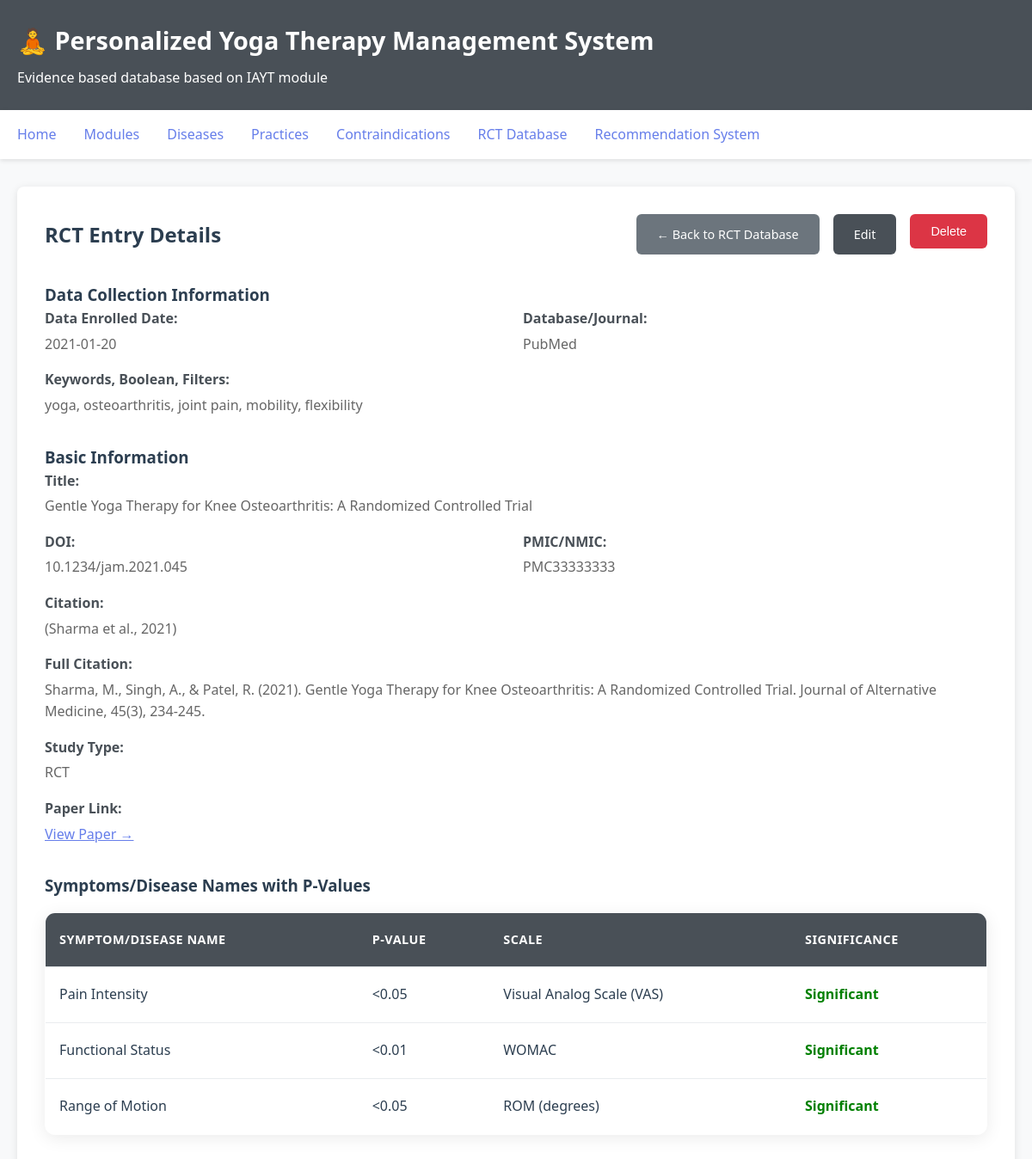
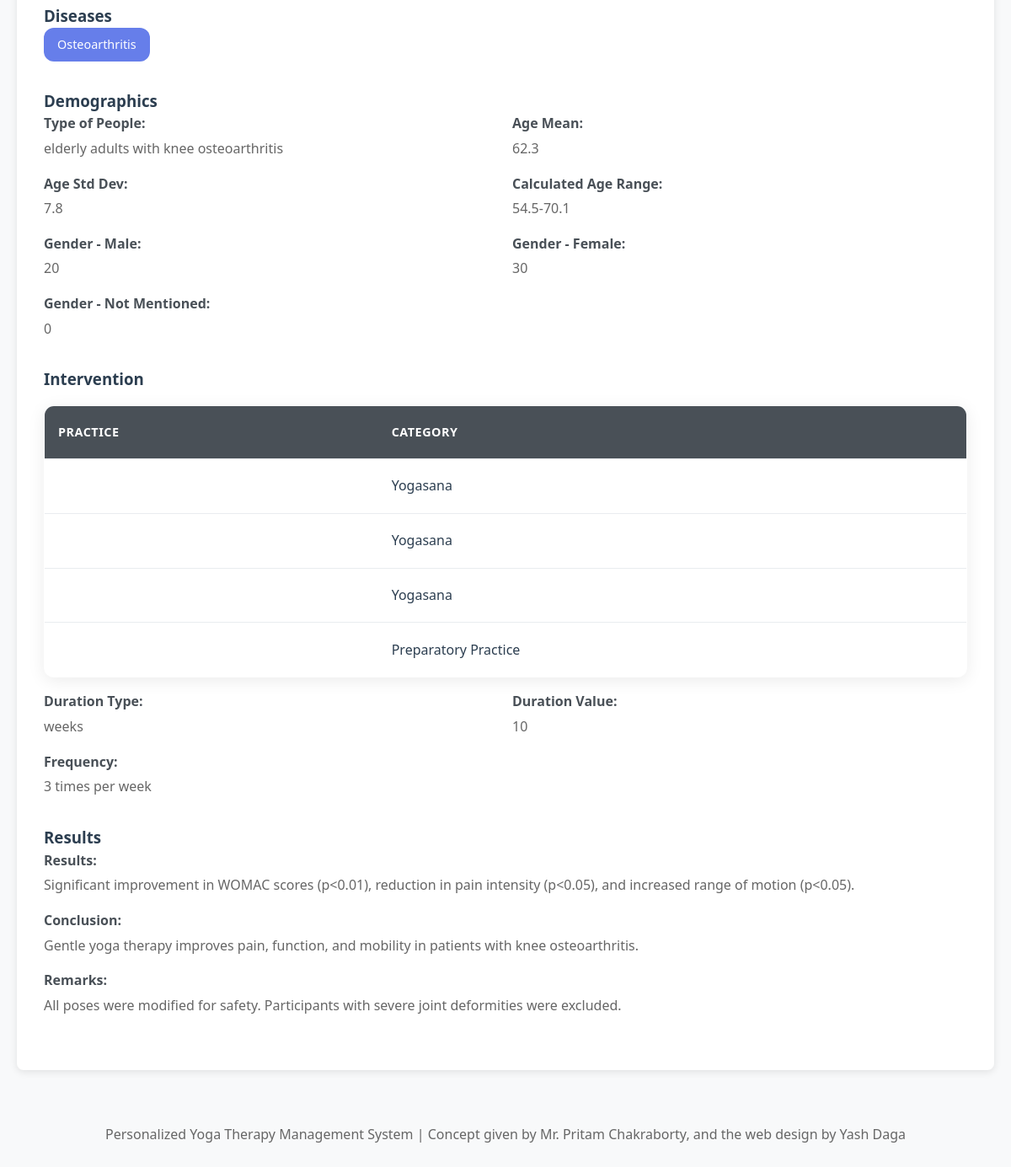
/rct/7, run on the app's committed database (2 pictures, top to bottom).
### database/models.py (models this page shows, shortened)
class RCT(Base):
    __tablename__ = 'rcts'
    id = Column(Integer, primary_key=True)
    data_enrolled_date = Column(String(50))  # Calendar type
    database_journal = Column(String(200))  # PubMed, etc.
    keywords = Column(Text)  # Keywords, boolean, filters used
    doi = Column(String(500))
    pmic_nmic = Column(String(200))  # PMIC/NMIC or extra option if not available
    title = Column(Text)
    parenthetical_citation = Column(Text)  # Citation text (optional)
    citation_full = Column(Text)  # Full citation
    study_type = Column(String(100))  # RCT, Clinical Trial, Others
    participant_type = Column(String(500))  # teacher, army, nurse, elderly, etc.
    age_mean = Column(Float)  # Mean age
    age_std_dev = Column(Float)  # Standard deviation
    age_range_calculated = Column(String(100))  # Calculated from mean and std dev
    gender_male = Column(Integer)  # Count
    gender_female = Column(Integer)  # Count
    gender_not_mentioned = Column(Integer)  # Count
    citation_link = Column(String(1000))  # URL to the paper
    intervention_practices = Column(Text)  # JSON: list of practices with categories
    intervention_category = Column(String(200))  # DEPRECATED: Now in intervention_practices
    number_of_days = Column(Integer)  # DEPRECATED: Now in duration fields below
    duration_type = Column(String(20))  # 'days', 'weeks', 'months'
    duration_value = Column(Integer)  # e.g., 12
    frequency_per_duration = Column(String(200))  # e.g., "3 times per week"
    scales = Column(Text)  # Comma separated, can be multiple (moved here from per-symptom)
    results = Column(Text)
    conclusion = Column(Text)  # A line or so
    remarks = Column(Text)  # Optional: report contraindications or special cases
    symptoms = relationship(
        'RCTSymptom',
        secondary=rct_symptom_association,
        backref='rcts'
    )
    diseases = relationship(
        'Disease',
        secondary=rct_disease_association,
        backref='rcts'
    )
    rct_number = Column(Integer)  # RCT number for this category-disease combo

class RCTSymptom(Base):
    __tablename__ = 'rct_symptoms'
    id = Column(Integer, primary_key=True)
    symptom_name = Column(String(200), nullable=False)
    p_value_operator = Column(String(10))  # <, >, <=, >=, =
    p_value = Column(Float)
    is_significant = Column(Integer)  # 1 if significant (p <= 0.05), 0 if not
    scale = Column(String(200))  # Scale used for this symptom

class Disease(Base):
    __tablename__ = 'diseases'
    id = Column(Integer, primary_key=True)
    name = Column(String(200), unique=True, nullable=False)
    description = Column(Text)
    practices = relationship(
        'Practice',
        secondary=disease_practice_association,
        back_populates='diseases'
    )
    contraindications = relationship(
        'Contraindication',
        secondary=disease_contraindication_association,
        back_populates='diseases'
    )

### web/app.py (the view)
@app.route('/rct/<int:rct_id>')
def view_rct(rct_id):
    session = get_db_session()
    try:
        rct = session.query(RCT).get(rct_id)
        if not rct:
            flash('RCT entry not found', 'error')
            return redirect(url_for('list_rcts'))
        return render_template('view_rct.html', rct=rct)
    finally:
        session.close()

### database/models.py (called while the page is built)
def get_session(db_path='sqlite:///yoga_therapy.db'):
    engine = create_engine(db_path, echo=False)
    Session = sessionmaker(bind=engine)
    return Session()

### web/app.py (called while the page is built)
@app.template_filter('from_json')
def from_json_filter(value):
    if not value:
        return []
    try:
        return json.loads(value)
    except (json.JSONDecodeError, TypeError):
        return []

def get_db_session():
    return get_session(DB_PATH)

### web/templates/view_rct.html (shortened to what this page needs)
{% extends "base.html" %}
{% block content %}
<div style="display: flex; justify-content: space-between; align-items: center; margin-bottom: 2rem;">
    <h2>RCT Entry Details</h2>
    <div style="display: flex; gap: 1rem;">
        <a href="/rcts" class="btn btn-secondary">← Back to RCT Database</a>
        <a href="/rct/{{ rct.id }}/edit" class="btn">Edit</a>
        <form method="POST" action="/rct/{{ rct.id }}/delete" style="display: inline;"
              onsubmit="return confirm('Are you sure you want to delete this RCT entry?')">
            <button type="submit" class="btn" style="background: #dc3545; color: white;">Delete</button>
        </form>
    </div>
</div>
<div class="practice-content">
    <div class="info-card" style="margin-bottom: 2rem;">
        <h3>Data Collection Information</h3>
        <div class="info-grid">
            <div class="info-item">
                <span class="label">Data Enrolled Date:</span>
                <span class="value">{{ rct.data_enrolled_date or 'N/A' }}</span>
            </div>
            <div class="info-item">
                <span class="label">Database/Journal:</span>
                <span class="value">{{ rct.database_journal or 'N/A' }}</span>
            </div>
            <div class="info-item" style="grid-column: 1 / -1;">
                <span class="label">Keywords, Boolean, Filters:</span>
                <span class="value">{{ rct.keywords or 'N/A' }}</span>
            </div>
        </div>
    </div>
    <div class="info-card" style="margin-bottom: 2rem;">
        <h3>Basic Information</h3>
        <div class="info-grid">
            <div class="info-item" style="grid-column: 1 / -1;">
                <span class="label">Title:</span>
                <span class="value">{{ rct.title or 'N/A' }}</span>
            </div>
            <div class="info-item">
                <span class="label">DOI:</span>
                <span class="value">{{ rct.doi or 'N/A' }}</span>
            </div>
            <div class="info-item">
                <span class="label">PMIC/NMIC:</span>
                <span class="value">{{ rct.pmic_nmic or 'N/A' }}</span>
            </div>
            <div class="info-item" style="grid-column: 1 / -1;">
                <span class="label">Citation:</span>
                <span class="value">{{ rct.parenthetical_citation or 'N/A' }}</span>
            </div>
            <div class="info-item" style="grid-column: 1 / -1;">
                <span class="label">Full Citation:</span>
                <span class="value">{{ rct.citation_full or 'N/A' }}</span>
            </div>
            <div class="info-item">
                <span class="label">Study Type:</span>
                <span class="value">{{ rct.study_type or 'N/A' }}</span>
            </div>
            {% if rct.citation_link %}
            <div class="info-item" style="grid-column: 1 / -1;">
                <span class="label">Paper Link:</span>
                <span class="value"><a href="{{ rct.citation_link }}" target="_blank" style="color: #667eea;">View Paper →</a></span>
            </div>
            {% endif %}
        </div>
    </div>
    {% if rct.symptoms %}
    <div class="info-card" style="margin-bottom: 2rem;">
        <h3>Symptoms/Disease Names with P-Values</h3>
        <table class="data-table">
            <thead>
                <tr>
                    <th>Symptom/Disease Name</th>
                    <th>P-Value</th>
                    <th>Scale</th>
                    <th>Significance</th>
                </tr>
            </thead>
            <tbody>
                {% for symptom in rct.symptoms %}
                <tr>
                    <td>{{ symptom.symptom_name }}</td>
                    <td>{{ symptom.p_value_operator }}{{ symptom.p_value }}</td>
                    <td>{{ symptom.scale or '-' }}</td>
                    <td>
                        {% if symptom.is_significant %}
                            <span style="color: green; font-weight: bold;">Significant</span>
                        {% else %}
                            <span style="color: red; font-weight: bold;">Not Significant</span>
                        {% endif %}
                    </td>
                </tr>
                {% endfor %}
            </tbody>
        </table>
    </div>
    {% endif %}
    {% if rct.diseases %}
    <div class="info-card" style="margin-bottom: 2rem;">
        <h3>Diseases</h3>
        <div style="display: flex; flex-wrap: wrap; gap: 0.5rem;">
            {% for disease in rct.diseases %}
                <span class="disease-tag">{{ disease.name }}</span>
            {% endfor %}
        </div>
    </div>
    {% endif %}
    <div class="info-card" style="margin-bottom: 2rem;">
        <h3>Demographics</h3>
        <div class="info-grid">
            <div class="info-item">
                <span class="label">Type of People:</span>
                <span class="value">{{ rct.participant_type or 'N/A' }}</span>
            </div>
            <div class="info-item">
                <span class="label">Age Mean:</span>
                <span class="value">{{ rct.age_mean or 'N/A' }}</span>
            </div>
            <div class="info-item">
                <span class="label">Age Std Dev:</span>
                <span class="value">{{ rct.age_std_dev or 'N/A' }}</span>
            </div>
            <div class="info-item">
                <span class="label">Calculated Age Range:</span>
                <span class="value">{{ rct.age_range_calculated or 'N/A' }}</span>
            </div>
            <div class="info-item">
                <span class="label">Gender - Male:</span>
                <span class="value">{{ rct.gender_male or 0 }}</span>
            </div>
            <div class="info-item">
                <span class="label">Gender - Female:</span>
                <span class="value">{{ rct.gender_female or 0 }}</span>
            </div>
            <div class="info-item">
                <span class="label">Gender - Not Mentioned:</span>
                <span class="value">{{ rct.gender_not_mentioned or 0 }}</span>
            </div>
        </div>
    </div>
    <div class="info-card" style="margin-bottom: 2rem;">
        <h3>Intervention</h3>
        {% if rct.intervention_practices %}
            {% set practices = (rct.intervention_practices|from_json) if rct.intervention_practices else [] %}
            {% if practices %}
            <table class="data-table" style="margin-bottom: 1rem;">
                <thead>
                    <tr>
                        <th>Practice</th>
                        <th>Category</th>
                    </tr>
                </thead>
                <tbody>
                    {% for practice in practices %}
                    <tr>
                        <td>{{ practice.name }}</td>
                        <td>{{ practice.category }}</td>
                    </tr>
                    {% endfor %}
                </tbody>
            </table>
            {% endif %}
        {% endif %}
        <div class="info-grid">
            <div class="info-item">
                <span class="label">Duration Type:</span>
                <span class="value">{{ rct.duration_type or 'N/A' }}</span>
            </div>
            <div class="info-item">
                <span class="label">Duration Value:</span>
                <span class="value">{{ rct.duration_value or 'N/A' }}</span>
            </div>
            <div class="info-item" style="grid-column: 1 / -1;">
                <span class="label">Frequency:</span>
                <span class="value">{{ rct.frequency_per_duration or 'N/A' }}</span>
            </div>
        </div>
    </div>
    <div class="info-card" style="margin-bottom: 2rem;">
        <h3>Results</h3>
        <div class="info-grid">
            <div class="info-item" style="grid-column: 1 / -1;">
                <span class="label">Results:</span>
                <span class="value">{{ rct.results or 'N/A' }}</span>
            </div>
            <div class="info-item" style="grid-column: 1 / -1;">
                <span class="label">Conclusion:</span>
                <span class="value">{{ rct.conclusion or 'N/A' }}</span>
            </div>
            <div class="info-item" style="grid-column: 1 / -1;">
                <span class="label">Remarks:</span>
                <span class="value">{{ rct.remarks or 'N/A' }}</span>
            </div>
        </div>
    </div>
</div>
{% endblock %}

### web/templates/base.html (style rules this page uses)
* { margin: 0; padding: 0; box-sizing: border-box; }
body { font-family: 'Segoe UI', Tahoma, Geneva, Verdana, sans-serif; line-height: 1.6; color: #2c3e50; background-color: #f8f9fa; }
.btn { display: inline-block; padding: 0.75rem 1.5rem; background: #495057; color: white; text-decoration: none; border-radius: 6px; border: none; cursor: pointer; font-size: 0.9rem; font-weight: 500; transition: background 0.3s ease; }
.btn-secondary { background: #6c757d; }
table { width: 100%; border-collapse: collapse; margin-top: 1rem; background: white; border-radius: 12px; overflow: hidden; box-shadow: 0 4px 20px rgba(0,0,0,0.08); border: 1px solid #e9ecef; }
th, td { padding: 1.2rem 1rem; text-align: left; border-bottom: 1px solid #e9ecef; }
th { background: #495057; font-weight: 600; color: white; font-size: 0.9rem; text-transform: uppercase; letter-spacing: 0.5px; }
tr:last-child td { border-bottom: none; }

### web/templates/view_rct.html (style rules this page uses)
.info-grid { display: grid; grid-template-columns: 1fr 1fr; gap: 1rem; }
.info-item { display: flex; flex-direction: column; }
.label { font-weight: 600; color: #495057; margin-bottom: 0.25rem; }
.value { color: #666; }
.disease-tag { display: inline-block; background: #667eea; color: white; padding: 0.5rem 1rem; border-radius: 12px; font-size: 0.9rem; }

### data on the page
RCT: data_enrolled_date "2021-01-20", database_journal "PubMed", keywords "yoga, osteoarthritis, joint pain, mobility, flexibility", title "Gentle Yoga Therapy for Knee Osteoarthritis: A Randomized Controlled Trial", doi "10.1234/jam.2021.045", pmic_nmic "PMC33333333", parenthetical_citation "(Sharma et al., 2021)", citation_full "Sharma, M., Singh, A., & Patel, R. (2021). Gentle Yoga Therapy for Knee Osteoarthritis: A Randomized Controlled Trial. Journal of Alternative Medicine, 45(3), 234-245.", study_type "RCT", participant_type "elderly adults with knee osteoarthritis", age_mean "62.3", age_std_dev "7.8", age_range_calculated "54.5-70.1", gender_male "20", gender_female "30", gender_not_mentioned "0", duration_type "weeks", duration_value "10", frequency_per_duration "3 times per week", results "Significant improvement in WOMAC scores (p<0.01), reduction in pain intensity (p<0.05), and increased range of motion (p<0.05).", conclusion "Gentle yoga therapy improves pain, function, and mobility in patients with knee osteoarthritis.", remarks "All poses were modified for safety. Participants with severe joint deformities were excluded."
RCTSymptom: symptom_name "Pain Intensity", p_value_operator "<", p_value "0.05", scale "Visual Analog Scale (VAS)", is_significant "Significant"
RCTSymptom: symptom_name "Functional Status", p_value_operator "<", p_value "0.01", scale "WOMAC", is_significant "Significant"
RCTSymptom: symptom_name "Range of Motion", p_value_operator "<", p_value "0.05", scale "ROM (degrees)", is_significant "Significant"
Disease: name "Osteoarthritis"

### other printed values
{{ practice.category }} "Yogasana" "Yogasana" "Yogasana" "Preparatory Practice"
